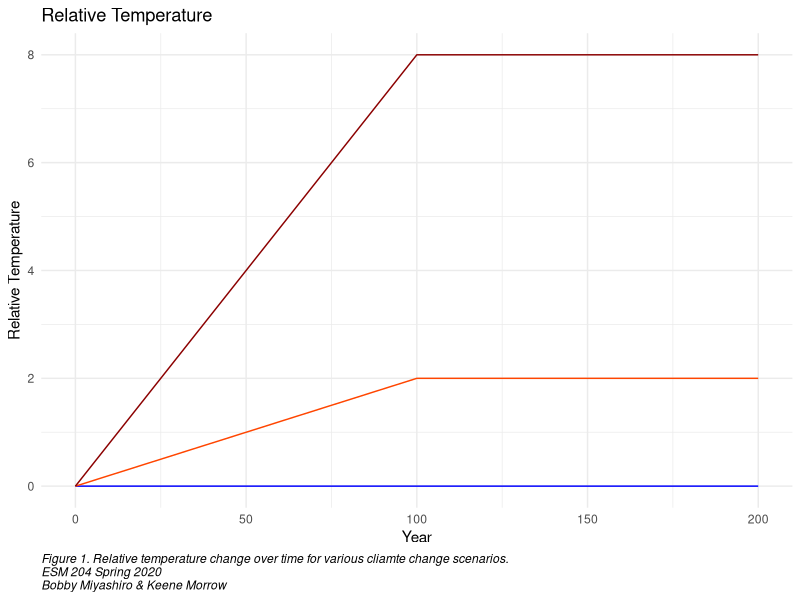
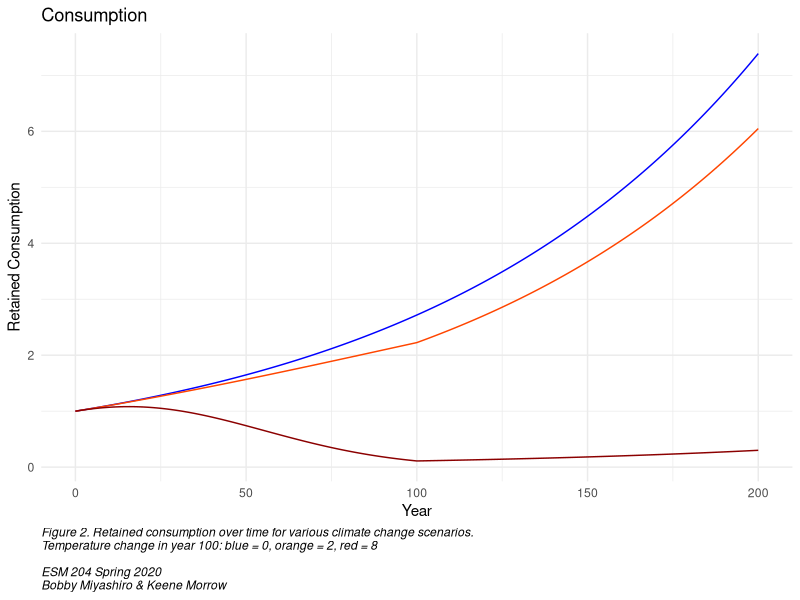
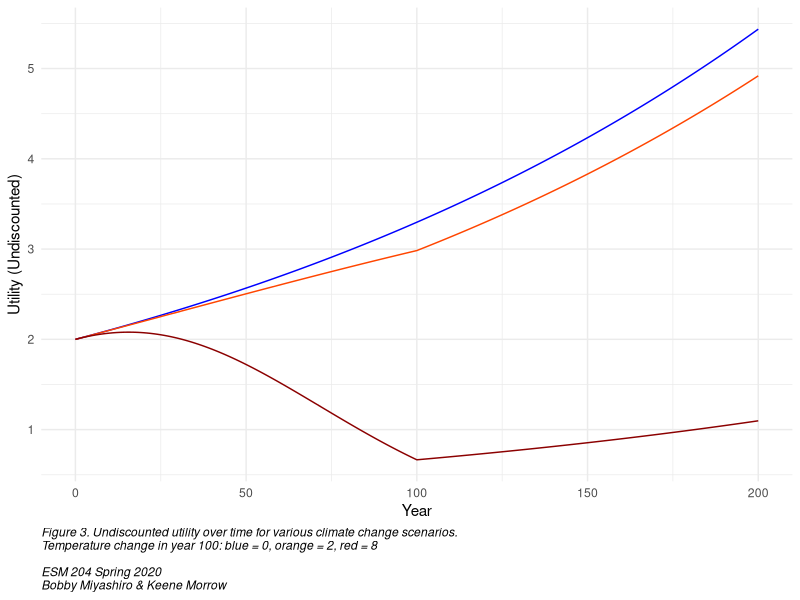

Reproduce these figures in R, in order.
## ---- chunk 1
knitr::opts_chunk$set(echo = TRUE)

library(tidyverse)

df <- data.frame(t = seq(0, 200, by = 1))
## ---- chunk 2

# Relative temperature change by year
rel_temp_t <- function(T, year){
  temp_t = ifelse(year <= 100, year * (T / 100), T)
  return(temp_t)
}

# I'm not sure I follow the provided equation, but here it is anyway - KM
tau_t <- function(Tt, T){
  rel_temp = min(Tt / 100, T)
  return(rel_temp)
}
## ---- chunk 3
# Fraction of economic activity retained
K_t <- function(beta, tau_t){
  K_t = exp(-beta * tau_t^2)
  return(K_t)
}
## ---- chunk 4
# Consumption retained
C_t <- function(K_t, g, t){
  C_t <- K_t * exp(g*t)
  return(C_t)
}
## ---- chunk 5
# Utility from consumption
U_C <- function(C, eta){
  U_C = (C ^(1 - eta)) / (1 - eta)
  return(U_C)
}
## ---- chunk 6
ramsey <- function(delta, eta, g){
  r = delta + eta * g
  return(r)
}
## ---- chunk 7
delta <- 0.005
eta <- 0.5
g <- 0.01
beta <- 0.05
## ---- chunk 8
df_plots <- df %>%
  mutate(tau_t_0 = rel_temp_t(0, t),
         tau_t_2 = rel_temp_t(2, t),
         tau_t_8 = rel_temp_t(8, t))

# Plot: Temperature over time

ggplot(data = df_plots) +
  geom_line(aes(x = t,
                y = tau_t_0),
            color = "blue") +
  geom_line(aes(x = t,
                y = tau_t_2),
            color = "orangered") +
  geom_line(aes(x = t,
                y = tau_t_8),
            color = "dark red") +
  labs(title = "Relative Temperature",
       # subtitle = "",
       x = "Year",
       y = "Relative Temperature",
       caption = "Figure 1. Relative temperature change over time for various cliamte change scenarios.\nESM 204 Spring 2020\nBobby Miyashiro & Keene Morrow") +
  # scale_x_continuous(expand = c(0, 0)) +
  theme_minimal() +
  theme(plot.caption = element_text(hjust = 0, face = "italic"))
## ---- chunk 9
df_plots <- df_plots %>%
  mutate(K_0 = K_t(beta, tau_t_0),
         K_2 = K_t(beta, tau_t_2),
         K_8 = K_t(beta, tau_t_8),
         C_0 = C_t(K_0, g, t),
         C_2 = C_t(K_2, g, t),
         C_8 = C_t(K_8, g, t))

# Plot: Consumption
ggplot(data = df_plots) +
  geom_line(aes(x = t,
                y = C_0),
            color = "blue") +
  geom_line(aes(x = t,
                y = C_2),
            color = "orangered") +
  geom_line(aes(x = t,
                y = C_8),
            color = "dark red") +
  labs(title = "Consumption",
       # subtitle = "",
       x = "Year",
       y = "Retained Consumption",
       caption = "Figure 2. Retained consumption over time for various climate change scenarios.\nTemperature change in year 100: blue = 0, orange = 2, red = 8\n\nESM 204 Spring 2020\nBobby Miyashiro & Keene Morrow") +
  # scale_x_continuous(expand = c(0, 0)) +
  theme_minimal() +
  theme(plot.caption = element_text(hjust = 0, face = "italic"))

## ---- chunk 10
df_plots <- df_plots %>%
  mutate(U_0 = U_C(C_0, eta),
         U_2 = U_C(C_2, eta),
         U_8 = U_C(C_8, eta))

# Plot: undiscounted utility
ggplot(data = df_plots) +
  geom_line(aes(x = t,
                y = U_0),
            color = "blue") +
  geom_line(aes(x = t,
                y = U_2),
            color = "orangered") +
  geom_line(aes(x = t,
                y = U_8),
            color = "dark red") +
  labs(#title = "",
       # subtitle = "",
       x = "Year",
       y = "Utility (Undiscounted)",
       caption = "Figure 3. Undiscounted utility over time for various climate change scenarios.\nTemperature change in year 100: blue = 0, orange = 2, red = 8\n\nESM 204 Spring 2020\nBobby Miyashiro & Keene Morrow") +
  # scale_x_continuous(expand = c(0, 0)) +
  theme_minimal() +
  theme(plot.caption = element_text(hjust = 0, face = "italic"))
## ---- chunk 11
PV <- function(x, r){
  PV = x/r
  return(PV)
}

NPV <- function(B, C, r){
  NPV = PV(B,r) - PV(C, r)
  return(NPV)
}

# df_a <- df %>%
#   mutate(tau_t_0 = rel_temp_t(4.4, t),
#          NPV_cc = ,
#          NPV_no_cc = ,
#          L = ) # percent loss in present value utility
